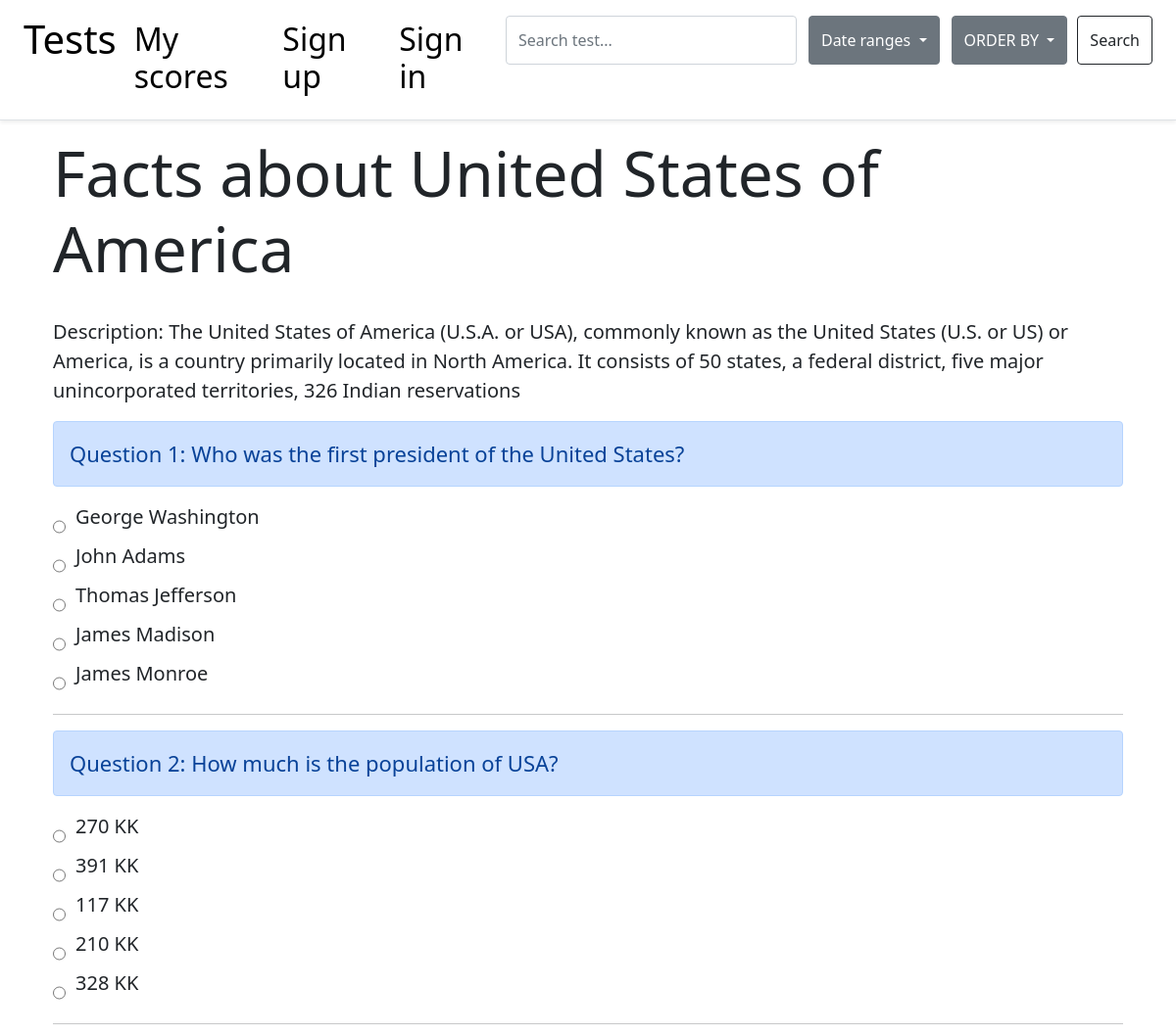
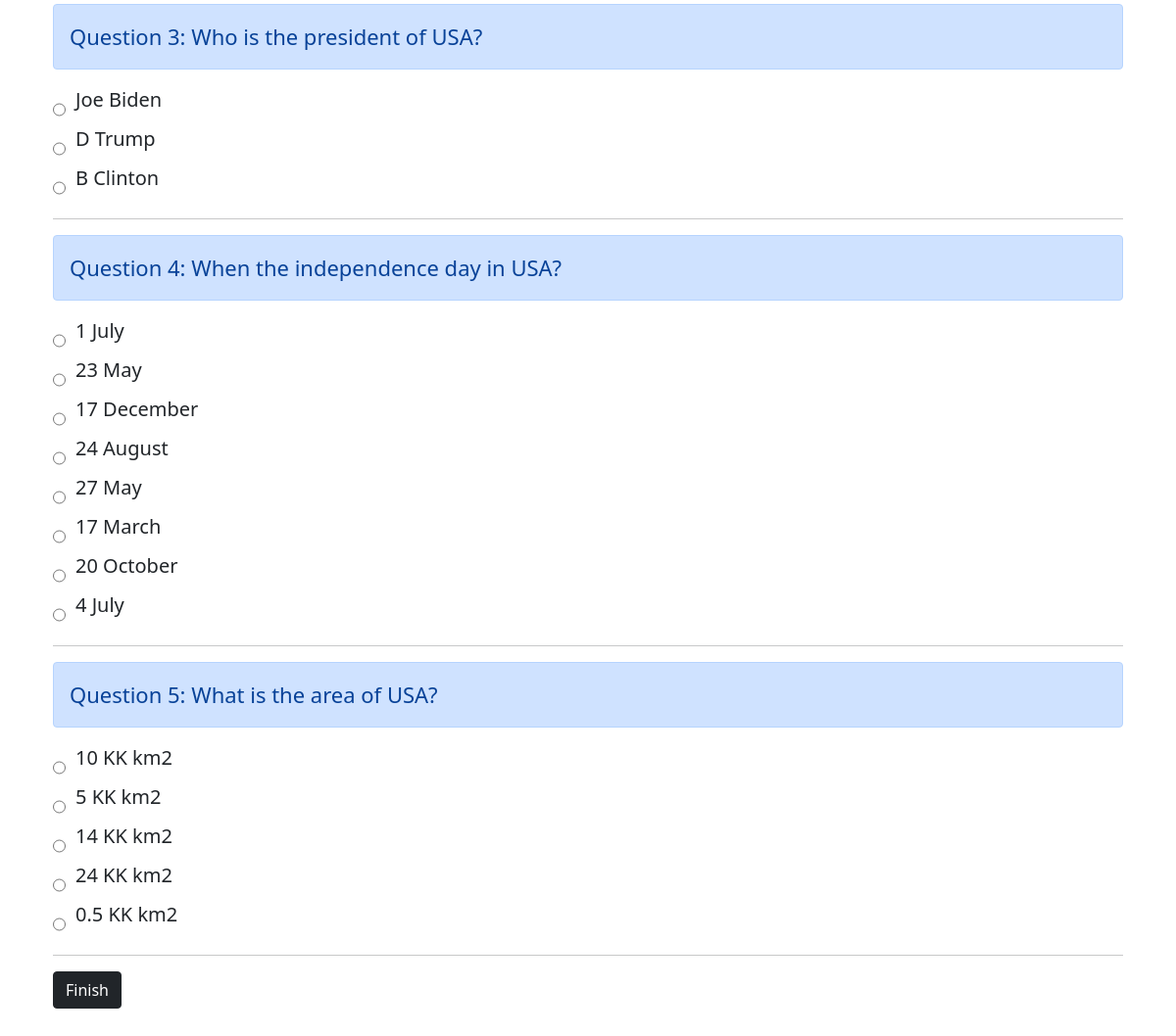
Page /start/1/ on the committed database (2 pictures, top to bottom).
### tests/models.py (models this page shows, shortened)
class Test(models.Model):
    title = models.CharField(max_length=200, blank=True, null=True, unique=True)
    questions = models.ManyToManyField(Question, related_name="test", blank=True)
    description = models.CharField(max_length=280, blank=True)
    image_src = models.CharField(max_length=120, blank=True, default="https://source.unsplash.com/random")
    created_at = models.DateTimeField(auto_now_add=True)

class Question(models.Model):
    text = models.TextField()
    options = models.ManyToManyField(Option, related_name='question_set')
    right_option = models.ForeignKey(Option, on_delete=models.CASCADE, related_name='question')

class Option(models.Model):
    text = models.TextField()

### tests/views.py (the view, shortened to what this page needs)
# urls.py: path('start/<int:pk>/', TestSessionView.as_view(), name='start'),
class TestSessionView(DetailView):
    model = Test
    template_name = 'tests/start.html'

### templates/tests/start.html (shortened to what this page needs)
{% extends '_base.html' %}
{% block content %}
<div class="container">
<h1 class="post__title">{{test.title}}</h1>
<p class="lead">
    Description: {{test.description}}
</p>
<div>
    <form method="POST">
    {% for question in test.questions.all %}
    <div class = "alert alert-primary" role="alert" style="font-size: 22px;">
        Question {{forloop.counter}}:  {{question.text}}
    </div>
    <div class="start__input">
            {% for option in question.options.all %}
            <div style="display: flex; flex-direction: row; ">
                <input style="margin-top: 10px;" type="radio" value="{{option.id}}" name='{{question.id}}' id='{{question.id}}'/>
                <label for='{{question.id}}' class="option__start" >{{option.text}}</label>
            </div>
            {% endfor %}
            <hr/>
    </div>
    {% endfor %}
    <input type="submit" class="btn btn-dark glow" value = "Finish" style="margin-bottom: 100px;"/>
    </form>
</div>
{% endblock content %}

### templates/_base.html (shortened to what this page needs)
{% load static %}
<!DOCTYPE html>
<html>
    <head>
        <link rel="stylesheet" href="{% static 'css/base.css' %}">
        <link rel="stylesheet" href="{% static 'css/register.css' %}">
        <link rel="stylesheet" href="{% static 'css/table.css' %}">
        <link href="https://cdn.jsdelivr.net/npm/bootstrap@5.0.0-beta2/dist/css/bootstrap.min.css" rel="stylesheet">
    </head>
    <body>
        {% include "navbar.html" %}
        <div class="container">
            {% block content %}
            {% endblock content %}
        </div>
    </body>
</html>

### templates/navbar.html (shortened to what this page needs)
<header>
    <div class="d-flex flex-column flex-md-row justify-content-between p-3 px-md-4
        mb-3 bg-white border-bottom shadow-sm">
        <div style="display: flex; flex-direction: row;">
            <a href="/" class="title__nav">
                <h1>Tests</h1>
            </a>
            <a  href="{% url 'myscores' %}" class="title__nav">
                <h2 class="create__nav">My scores</h2>
            </a>
            {% if user.is_authenticated %}
            <div class="title__nav" style="margin-right: 14px;">
                <h2 class="user__nav">{{user.username}} |</h2>
            </div>
            <a href="{% url 'logout' %}" class="title__nav">
                <h2 class="create__nav">Log out</h2>
            </a>
            {% else %}
            <a  href="{% url 'register' %}" class="title__nav">
                <h2 class="create__nav">Sign up</h2>
            </a>
            <a href="{% url 'login' %}" class="title__nav">
                <h2 class="create__nav">Sign in</h2>
            </a>
            {% endif %}
        </div>
        <form method="GET" action="{% url 'tests_list' %}" class="form-inline my-2 my-lg-0 search__form" style="display: flex; flex-direction: row;">
            <input class="form-control mr-sm-2" type="search" placeholder="Search test..." aria-label="Search" name="search">
            <div class="dropdown" >
                <button style="min-height: 50px; margin-left: 1vw;" class="btn btn-secondary dropdown-toggle" type="button" id="dropdownMenuButton1" data-bs-toggle="dropdown" aria-expanded="false">
                Date ranges
                </button>
            </div>
            <div class="dropdown">
                <button style="min-height: 50px; margin-left: 1vw;" class="btn btn-secondary dropdown-toggle" type="button" id="dropdownMenuButton1" data-bs-toggle="dropdown" aria-expanded="false">
                ORDER BY
                </button>
            </div>
            <button class="btn btn-outline-dark my-2 my-sm-0 search__btn" type="submit">Search</button>
        </form>
    </div>
</header>

### static/css/base.css (style rules this page uses)
.title__nav { text-decoration: none; color: black; margin-right: 1.5vw; }
.create__nav { padding-top: 5px; }
.post__title { font-size: 8vh; margin-bottom: 4vh; }
.glow { animation: glowing 1300ms infinite; }
.start__input { display: flex; flex-direction: column; }
.option__start { font-size: 20px; margin-left: 10px; padding-bottom: 10px; }
.search__btn { margin-left: 10px; min-height: 50px; max-height: 50px; }
.search__form { margin-top: 0.3vh; min-width: 55vw; min-height: 50px; max-height: 50px; }

### rows in the picture
Test: title "Facts about United States of America", description "The United States of America (U.S.A. or USA), commonly known as the United States (U.S. or US) or America, is a country primarily located in North America. It consists of 50 states, a federal district, five major unincorporated territories, 326 Indian reservations"
Question: text "Who was the first president of the United States?"
Option: text "George Washington"
Option: text "John Adams"
Option: text "Thomas Jefferson"
Option: text "James Madison"
Option: text "James Monroe"
Question: text "How much is the population of USA?"
Option: text "270 KK"
Option: text "391 KK"
Option: text "117 KK"
Option: text "210 KK"
Option: text "328 KK"
Question: text "Who is the president of USA?"
Option: text "Joe Biden"
Option: text "D Trump"
Option: text "B Clinton"
Question: text "When the independence day in USA?"
Option: text "1 July"
Option: text "23 May"
Option: text "17 December"
Option: text "24 August"
Option: text "27 May"
Option: text "17 March"
Option: text "20 October"
Option: text "4 July"
Question: text "What is the area of USA?"
Option: text "10 KK km2"
Option: text "5 KK km2"
Option: text "14 KK km2"
Option: text "24 KK km2"
Option: text "0.5 KK km2"
